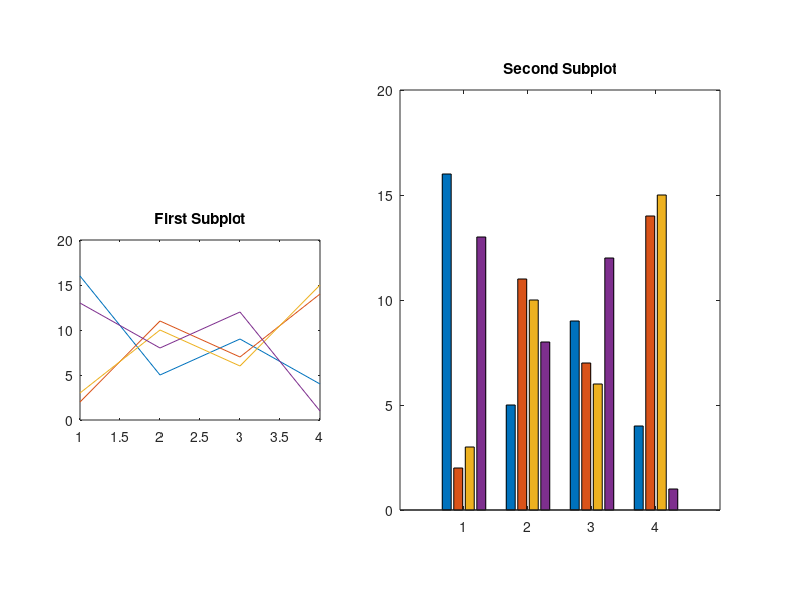

The MATLAB script that drew this image:
pos1 = [0.1 0.3 0.3 0.3];
subplot('Position',pos1)

y = magic(4);

plot(y)
title('First Subplot')

pos2 = [0.5 0.15 0.4 0.7];

subplot('Position',pos2)
bar(y)
title('Second Subplot')